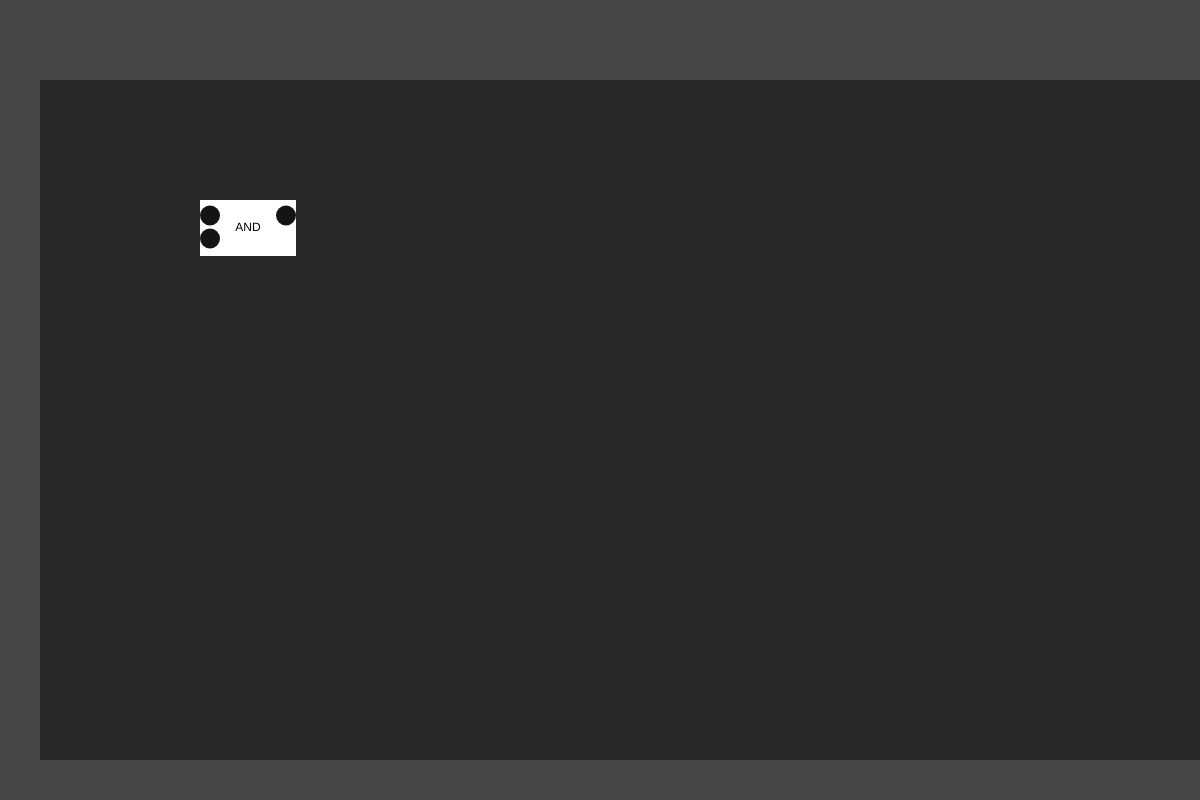
Frame 1 (no input)
Frame 60 (no input): identical to frame 1, image omitted
Frame 120 (the mouse pressed at the canvas centre since frame 60): identical to frame 1, image omitted

The p5.js sketch that drew this single still picture (run headless with seeded random() and noise() and a simulated clock; from frame 60 on, the mouse is pressed at the canvas centre):

// p5.js sketch
// ── sketch.js
/// <reference path="../p5.global-mode.d.ts" />
document.addEventListener('contextmenu', event => event.preventDefault());
class Bit {
    constructor(x, y, type) {
        this.x = x;
        this.y = y;
        this.value = false;
        this.connect = [];
        this.type = type;
    }
    overlap(x, y) {
        return sq(x - this.x) + sq(y - this.y) <= sq(10);
    }
    draw() {
        stroke(40, 40, 40);
        if (this.value) {
            fill(220, 40, 60);
            stroke(190, 78, 78);
        }
        else {
            fill(20, 20, 20);
            stroke(30, 30, 30);
        }
        if (this.connect.length > 0) {
            this.connect.forEach(_l => {
                line(this.x, this.y, _l.x, _l.y);
            });
        }
        noStroke();
        ellipse(this.x, this.y, 10);
    }
    /** Destroy all connections with this Bit */
    destroy() {
        this.connect.forEach(_b => {
            _b.connect.splice(_b.connect.indexOf(this), 1);
        });
    }
}
class Gate {
    constructor(x, y, struct) {
        this.x = x;
        this.y = y;
        this.struct = struct;
        this.cx = x + struct.w / 2;
        this.cy = y + struct.h / 2;
        this.inputs = [];
        this.outputs = [];
        let _baseY = this.cy - (struct.inputs - 1) * 12.5;
        for (let i = 0; i < struct.inputs; i++) {
            this.inputs.push(new Bit(this.x + 10, _baseY + i * 23, "in"));
        }
        _baseY = this.cy - struct.outputs * 12.5;
        for (let i = 0; i < struct.outputs; i++) {
            this.outputs.push(new Bit(this.x + this.struct.w - 10, _baseY + i * 23, "out"));
        }
    }
    move(x, y) {
        let _x = x - this.x;
        let _y = y - this.y;
        this.x = x;
        this.y = y;
        this.cx += _x;
        this.cy += _y;
        this.inputs.forEach(i => {
            i.x += _x;
            i.y += _y;
        });
        this.outputs.forEach(o => {
            o.x += _x;
            o.y += _y;
        });
    }
    /** Allows checking with the mouse easily */
    overlap(x, y) {
        return this.x < x &&
            this.y < y &&
            this.x + this.struct.w > x &&
            this.y + this.struct.h > y;
    }
    draw() {
        fill(color(this.struct.color));
        noStroke();
        rect(this.x, this.y, this.struct.w, this.struct.h);
        textAlign(CENTER, CENTER);
        fill(0, 0, 0);
        text(this.struct.name, this.cx, this.cy);
        this.bits.forEach(_b => {
            _b.draw();
        });
    }
    calculate() {
        let _bits = [];
        this.inputs.forEach(i => {
            if (i.connect[0])
                i.value = i.connect[0].value;
            else
                i.value = false;
            _bits.push(i.value);
        });
        _bits = this.struct.logic(_bits);
        _bits.forEach((_b, i) => {
            this.outputs[i].value = _b;
        });
        return _bits;
    }
    /** Returns both the inputs and outputs of the gate */
    get bits() {
        return [...this.inputs, ...this.outputs];
    }
}
class GateStruct {
    constructor(inputs, outputs, name, func) {
        this.inputs = inputs;
        this.outputs = outputs;
        this.logic = func;
        this.name = name;
        let _color = hsvToRgb(Math.round(Math.random() * 255), 200, 255);
        this.color = `rgb(${_color[0]},${_color[1]},${_color[2]})`;
        this.w = 60 + this.name.length * 12;
        this.h = Math.max(inputs, outputs) * 23 + 10;
    }
}
/** All values are between 0 and 255 */
function hsvToRgb(hue, saturation, value) {
    hue *= 360 / 255;
    saturation /= 255;
    value /= 255;
    let _C = value * saturation;
    let _X = _C * (1 - Math.abs((hue / 60) % 2 - 1));
    let _m = value - saturation;
    let rgbP = [];
    if (hue < 60)
        rgbP = [_C, _X, 0];
    else if (hue < 120)
        rgbP = [_X, _C, 0];
    else if (hue < 180)
        rgbP = [0, _C, _X];
    else if (hue < 240)
        rgbP = [0, _X, _C];
    else if (hue < 300)
        rgbP = [_X, 0, _C];
    else
        rgbP = [_C, 0, _X];
    return [(rgbP[0] + _m) * 255, (rgbP[1] + _m) * 255, (rgbP[2] + _m) * 255];
}
//#endregion
let dragging = null;
let draggingPos = { x: 0, y: 0 };
let entryBits = [];
let and = new GateStruct(2, 1, "AND", (input) => {
    return [input[0] && input[1]];
});
let gates = [new Gate(200, 200, and)];
function setup() {
    createCanvas(1200, 800);
    ellipseMode("radius");
}
function draw() {
    background(40);
    noStroke();
    fill(70, 70, 70);
    rect(0, 0, 1200, 80);
    rect(0, 760, 1200, 40);
    rect(0, 0, 40, 800);
    if (dragging instanceof Bit) {
        stroke(200, 200, 200);
        strokeWeight(5);
        line(draggingPos.x, draggingPos.y, mouseX, mouseY);
    }
    entryBits.forEach((e) => {
        e.draw();
    });
    gates.forEach((g) => {
        g.draw();
        g.calculate();
    });
}
function keyPressed() {
    if (keyCode === 67) ///c
     {
        gates.forEach(g => g.calculate());
    }
}
function mousePressed() {
    switch (mouseButton) {
        case LEFT:
            if (mouseX > 20 && mouseX < 60) //Check for entrybits
             {
                for (let i = 0; i < entryBits.length; i++) {
                    let e = entryBits[i];
                    if (abs(e.y - mouseY) < 10) {
                        dragging = e;
                        draggingPos = { x: mouseX, y: mouseY };
                        break;
                    }
                }
            }
            else //Check for gate bits
             {
                for (let i = 0; i < gates.length; i++) {
                    let _bits = gates[i].bits;
                    for (let j = 0; j < _bits.length; j++) {
                        let _b = _bits[j];
                        if (_b === dragging)
                            continue;
                        if (!_b.overlap(mouseX, mouseY))
                            continue;
                        dragging = _b;
                        draggingPos = { x: mouseX, y: mouseY };
                        break;
                    }
                }
                if (dragging === null) //No results
                 {
                    for (let i = 0; i < gates.length; i++) //Loop over gates
                     {
                        let g = gates[i];
                        if (g.overlap(pmouseX, pmouseY)) {
                            dragging = g;
                            break;
                        }
                    }
                }
            }
            break;
        case RIGHT:
            if (mouseX > 20 && mouseX < 60) {
                for (let i = 0; i < entryBits.length; i++) {
                    let e = entryBits[i];
                    if (abs(e.y - mouseY) < 10) {
                        e.value = !e.value;
                        break;
                    }
                }
            }
            break;
        case CENTER:
            if (mouseX > 20 && mouseX < 60) {
                existingBitSpliced: {
                    for (let i = 0; i < entryBits.length; i++) {
                        let e = entryBits[i];
                        if (abs(e.y - mouseY) < 15) {
                            e.destroy();
                            entryBits.splice(i, 1);
                            break existingBitSpliced;
                        }
                    }
                    entryBits.push(new Bit(40, mouseY, "out"));
                }
            }
            else {
                for (let i = 0; i < gates.length; i++) {
                    let g = gates[i];
                    if (g.overlap(pmouseX, pmouseY)) {
                        gates.push(new Gate(mouseX, mouseY, g.struct));
                        dragging = gates[gates.length - 1];
                        break;
                    }
                }
            }
            break;
    }
}
function mouseReleased() {
    switch (mouseButton) {
        case LEFT:
            {
                if (dragging instanceof Bit) {
                    for (let i = 0; i < gates.length; i++) {
                        let _bits = gates[i].bits;
                        for (let j = 0; j < _bits.length; j++) {
                            let _b = _bits[j];
                            if (_b === dragging)
                                continue; //If the bit is the same as the one we're dragging
                            if (!_b.overlap(mouseX, mouseY))
                                continue;
                            if (_b.type === dragging.type)
                                continue; //Can not connect an input with an input or an output with an output
                            if (_b.type === "in") {
                                _b.destroy();
                                _b.connect[0] = dragging;
                            }
                            else
                                _b.connect.push(dragging);
                            if (dragging.type === 'in') {
                                dragging.destroy();
                                dragging.connect[0] = _b;
                            }
                            else
                                dragging.connect.push(_b);
                            break;
                        }
                    }
                }
                dragging = null;
                break;
            }
    }
}
function mouseDragged() {
    if (dragging instanceof Gate) {
        dragging.move(mouseX - dragging.struct.w / 2, mouseY - dragging.struct.h / 2);
    }
}

// ── quadTree.js
class Quad {
    constructor(x, y, w, h) {
        this.x = x;
        this.y = y;
        this.w = w;
        this.h = h;
        this.children = {};
    }
    subdivide() {
    }
}
